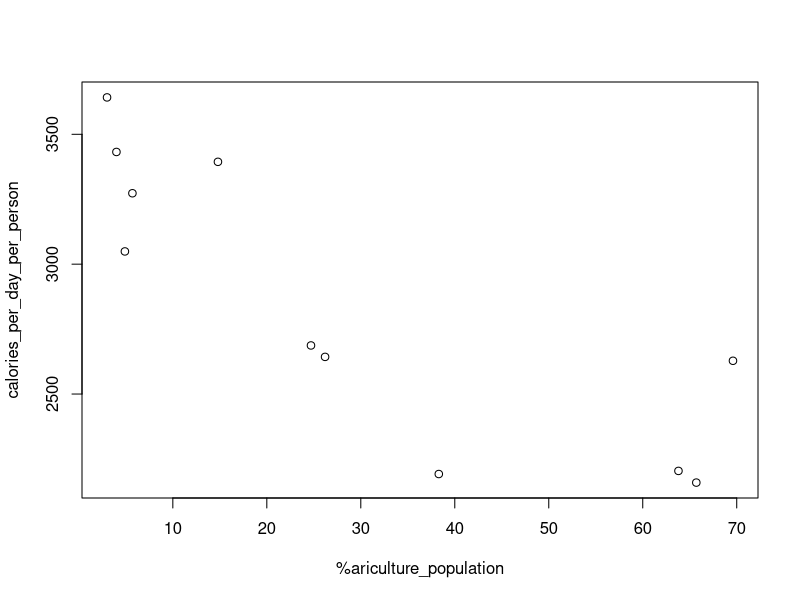
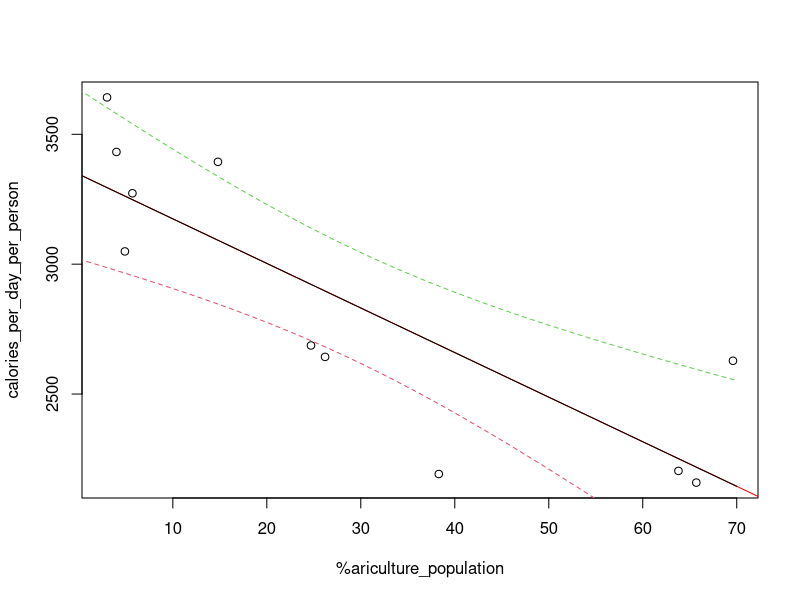

The R script that drew these images, in order:
## ---- chunk 1
A = matrix(0, ncol=2, nrow=11)
rownames(A) = c('Switzerland', 'France','Sweden','United States','Russia','China','India','Brazil','Peru','Algeria','Zaire')

A[,1] <- c(4, 5.7, 4.9, 3, 14.8, 69.6, 63.8, 26.2, 38.3, 24.7, 65.7)
A[,2] <- c(3432, 3273, 3049, 3642, 3394, 2628, 2204, 2643, 2192, 2687, 2159)
colnames(A) <- c('%ariculture_population','calories_per_day_per_person')
A
dim(A)
#(a)make a drawing of those observations
plot(A)
## ---- chunk 2
#(b)Estimate the parameters of the model
X=A[,1]
Y=A[,2]
L = lm(Y~X)
summary(L)
L
#answer: B0=3346.122,B1=-17.164,Residual standard error: 312.8
## ---- chunk 3
#(d)construct confidence interval at 95% for the regression curve for a point X0(suppose X0=20)
new = data.frame(X=20)
predict(L,new)
## ---- chunk 4
#(e)draw the points, the regression curve(red) and the curves associated to the confidence interval(black) on the same graphic

new = data.frame(X=seq(0,70,0.1))
pred.w.clim <- predict(L, new, interval="confidence")
plot(A)
abline(L,col='red')
matlines(new$X, pred.w.clim,
        lty = c(1,2,2), type = "l", ylab = "predicted y")
